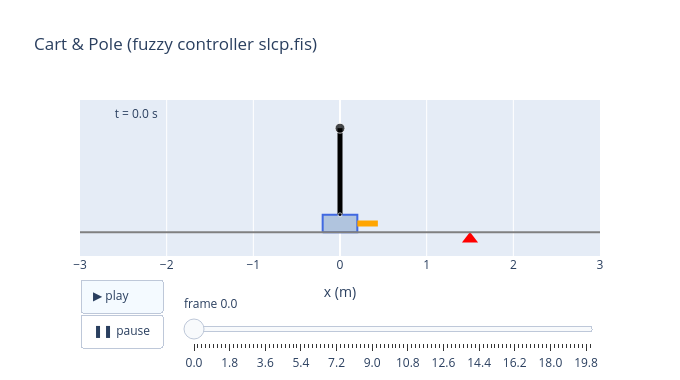

Notebook cell for this chart:
### Markdown cell above
換目標時，台車會先往**反方向**退一點，讓擺桿往目標方向傾斜，再加速追上去，這和人用手平衡竹竿的做法一樣。

### 動畫

原講義用 S-function `animcp.m`（MathWorks 的範例程式，這裡不照抄）在模擬時畫台車與擺桿。這裡用 plotly 畫一個同樣內容的動畫：台車、擺桿、推力（橘色，長度和推力成正比）與目標位置（紅色三角形）。按 ▶ 播放（每 0.2 s 一張）：

### Code cell
def cart_xy(k):
    """第 k 步的台車、擺桿、推力箭頭、目標位置（只回傳座標，動畫的每一張只更新座標）"""
    t, th, x, tgt, F = cp[k]
    w, hgt = 0.4, 0.2
    r = lambda v: [round(float(a), 3) for a in v]
    s = 1 if F >= 0 else -1
    tail = x - s * (w / 2)                                   # 推力畫在台車側面，長度 ∝ |F|
    return [dict(x=r([x - w / 2, x + w / 2, x + w / 2, x - w / 2, x - w / 2]), y=[0, 0, hgt, hgt, 0]),
            dict(x=r([x, x + math.sin(th)]), y=r([hgt, hgt + math.cos(th)])),
            dict(x=r([tail - s * min(abs(F), 20) / 20, tail]), y=[hgt / 2, hgt / 2]),
            dict(x=[round(float(tgt), 3)], y=[-0.08]),
            dict(x=[-2.6], y=[1.35], text=[f"t = {t:.1f} s"])]

base = cart_xy(0)
styles = [dict(fill="toself", mode="lines", line=dict(color="royalblue"), fillcolor="lightsteelblue"),
          dict(mode="lines+markers", line=dict(color="black", width=5), marker=dict(size=[4, 10])),
          dict(mode="lines", line=dict(color="orange", width=6)),
          dict(mode="markers", marker=dict(symbol="triangle-up", size=14, color="red")),
          dict(mode="text", textposition="middle right")]
idx = list(range(0, len(cp), 20))                            # 每 0.2 s 一張
fig = go.Figure(data=[go.Scatter(**b, **s) for b, s in zip(base, styles)],
                frames=[go.Frame(data=[go.Scatter(**d) for d in cart_xy(k)], name=str(k)) for k in idx])
fig.add_shape(type="line", x0=-3, x1=3, y0=0, y1=0, line=dict(color="gray"))
fig.update_layout(
    title="Cart & Pole (fuzzy controller slcp.fis)", showlegend=False, width=680, height=380,
    xaxis=dict(range=[-3, 3], title="x (m)"), yaxis=dict(range=[-0.2, 1.45], scaleanchor="x", visible=False),
    updatemenus=[dict(type="buttons", x=0, y=-0.15, xanchor="left", buttons=[
        dict(label="▶ play", method="animate", args=[None, dict(frame=dict(duration=200, redraw=False), transition=dict(duration=0), fromcurrent=True)]),
        dict(label="❚❚ pause", method="animate", args=[[None], dict(mode="immediate", frame=dict(duration=0))])])],
    sliders=[dict(active=0, x=0.2, len=0.8, y=-0.1, currentvalue=dict(prefix="frame "),
                  steps=[dict(label=f"{cp[k, 0]:.1f}", method="animate", args=[[str(k)], dict(mode="immediate", frame=dict(duration=0, redraw=False))]) for k in idx])])
fig.show()

### Figure 1 — Plotly figure (JSON) as saved in the notebook; plotly's stock layout.template omitted (floating-point values rounded to 4 significant figures)
{"data": [{"fill": "toself", "fillcolor": "lightsteelblue", "line": {"color": "royalblue"}, "mode": "lines", "type": "scatter", "x": [-0.2, 0.2, 0.2, -0.2, -0.2], "y": [0, 0, 0.2, 0.2, 0]}, {"line": {"color": "black", "width": 5}, "marker": {"size": [4, 10]}, "mode": "lines+markers", "type": "scatter", "x": [0.0, 0.0], "y": [0.2, 1.2]}, {"line": {"color": "orange", "width": 6}, "mode": "lines", "type": "scatter", "x": [0.437, 0.2], "y": [0.1, 0.1]}, {"marker": {"color": "red", "size": 14, "symbol": "triangle-up"}, "mode": "markers", "type": "scatter", "x": [1.5], "y": [-0.08]}, {"mode": "text", "text": ["t = 0.0 s"], "textposition": "middle right", "type": "scatter", "x": [-2.6], "y": [1.35]}], "layout": {"height": 380, "shapes": [{"line": {"color": "gray"}, "type": "line", "x0": -3, "x1": 3, "y0": 0, "y1": 0}], "showlegend": false, "sliders": [{"active": 0, "currentvalue": {"prefix": "frame "}, "len": 0.8, "steps": [{"args": [["0"], {"frame": {"duration": 0, "redraw": false}, "mode": "immediate"}], "label": "0.0", "method": "animate"}, {"args": [["20"], {"frame": {"duration": 0, "redraw": false}, "mode": "immediate"}], "label": "0.2", "method": "animate"}, {"args": [["40"], {"frame": {"duration": 0, "redraw": false}, "mode": "immediate"}], "label": "0.4", "method": "animate"}, {"args": [["60"], {"frame": {"duration": 0, "redraw": false}, "mode": "immediate"}], "label": "0.6", "method": "animate"}, {"args": [["80"], {"frame": {"duration": 0, "redraw": false}, "mode": "immediate"}], "label": "0.8", "method": "animate"}, {"args": [["100"], {"frame": {"duration": 0, "redraw": false}, "mode": "immediate"}], "label": "1.0", "method": "animate"}, {"args": [["120"], {"frame": {"duration": 0, "redraw": false}, "mode": "immediate"}], "label": "1.2", "method": "animate"}, {"args": [["140"], {"frame": {"duration": 0, "redraw": false}, "mode": "immediate"}], "label": "1.4", "method": "animate"}, {"args": [["160"], {"frame": {"duration": 0, "redraw": false}, "mode": "immediate"}], "label": "1.6", "method": "animate"}, {"args": [["180"], {"frame": {"duration": 0, "redraw": false}, "mode": "immediate"}], "label": "1.8", "method": "animate"}, {"args": [["200"], {"frame": {"duration": 0, "redraw": false}, "mode": "immediate"}], "label": "2.0", "method": "animate"}, {"args": [["220"], {"frame": {"duration": 0, "redraw": false}, "mode": "immediate"}], "label": "2.2", "method": "animate"}, {"args": [["240"], {"frame": {"duration": 0, "redraw": false}, "mode": "immediate"}], "label": "2.4", "method": "animate"}, {"args": [["260"], {"frame": {"duration": 0, "redraw": false}, "mode": "immediate"}], "label": "2.6", "method": "animate"}, {"args": [["280"], {"frame": {"duration": 0, "redraw": false}, "mode": "immediate"}], "label": "2.8", "method": "animate"}, {"args": [["300"], {"frame": {"duration": 0, "redraw": false}, "mode": "immediate"}], "label": "3.0", "method": "animate"}, {"args": [["320"], {"frame": {"duration": 0, "redraw": false}, "mode": "immediate"}], "label": "3.2", "method": "animate"}, {"args": [["340"], {"frame": {"duration": 0, "redraw": false}, "mode": "immediate"}], "label": "3.4", "method": "animate"}, {"args": [["360"], {"frame": {"duration": 0, "redraw": false}, "mode": "immediate"}], "label": "3.6", "method": "animate"}, {"args": [["380"], {"frame": {"duration": 0, "redraw": false}, "mode": "immediate"}], "label": "3.8", "method": "animate"}, {"args": [["400"], {"frame": {"duration": 0, "redraw": false}, "mode": "immediate"}], "label": "4.0", "method": "animate"}, {"args": [["420"], {"frame": {"duration": 0, "redraw": false}, "mode": "immediate"}], "label": "4.2", "method": "animate"}, {"args": [["440"], {"frame": {"duration": 0, "redraw": false}, "mode": "immediate"}], "label": "4.4", "method": "animate"}, {"args": [["460"], {"frame": {"duration": 0, "redraw": false}, "mode": "immediate"}], "label": "4.6", "method": "animate"}, {"args": [["480"], {"frame": {"duration": 0, "redraw": false}, "mode": "immediate"}], "label": "4.8", "method": "animate"}, {"args": [["500"], {"frame": {"duration": 0, "redraw": false}, "mode": "immediate"}], "label": "5.0", "method": "animate"}, {"args": [["520"], {"frame": {"duration": 0, "redraw": false}, "mode": "immediate"}], "label": "5.2", "method": "animate"}, {"args": [["540"], {"frame": {"duration": 0, "redraw": false}, "mode": "immediate"}], "label": "5.4", "method": "animate"}, {"args": [["560"], {"frame": {"duration": 0, "redraw": false}, "mode": "immediate"}], "label": "5.6", "method": "animate"}, {"args": [["580"], {"frame": {"duration": 0, "redraw": false}, "mode": "immediate"}], "label": "5.8", "method": "animate"}, {"args": [["600"], {"frame": {"duration": 0, "redraw": false}, "mode": "immediate"}], "label": "6.0", "method": "animate"}, {"args": [["620"], {"frame": {"duration": 0, "redraw": false}, "mode": "immediate"}], "label": "6.2", "method": "animate"}, {"args": [["640"], {"frame": {"duration": 0, "redraw": false}, "mode": "immediate"}], "label": "6.4", "method": "animate"}, {"args": [["660"], {"frame": {"duration": 0, "redraw": false}, "mode": "immediate"}], "label": "6.6", "method": "animate"}, {"args": [["680"], {"frame": {"duration": 0, "redraw": false}, "mode": "immediate"}], "label": "6.8", "method": "animate"}, {"args": [["700"], {"frame": {"duration": 0, "redraw": false}, "mode": "immediate"}], "label": "7.0", "method": "animate"}, {"args": [["720"], {"frame": {"duration": 0, "redraw": false}, "mode": "immediate"}], "label": "7.2", "method": "animate"}, {"args": [["740"], {"frame": {"duration": 0, "redraw": false}, "mode": "immediate"}], "label": "7.4", "method": "animate"}, {"args": [["760"], {"frame": {"duration": 0, "redraw": false}, "mode": "immediate"}], "label": "7.6", "method": "animate"}, {"args": [["780"], {"frame": {"duration": 0, "redraw": false}, "mode": "immediate"}], "label": "7.8", "method": "animate"}, {"args": [["800"], {"frame": {"duration": 0, "redraw": false}, "mode": "immediate"}], "label": "8.0", "method": "animate"}, {"args": [["820"], {"frame": {"duration": 0, "redraw": false}, "mode": "immediate"}], "label": "8.2", "method": "animate"}, {"args": [["840"], {"frame": {"duration": 0, "redraw": false}, "mode": "immediate"}], "label": "8.4", "method": "animate"}, {"args": [["860"], {"frame": {"duration": 0, "redraw": false}, "mode": "immediate"}], "label": "8.6", "method": "animate"}, {"args": [["880"], {"frame": {"duration": 0, "redraw": false}, "mode": "immediate"}], "label": "8.8", "method": "animate"}, {"args": [["900"], {"frame": {"duration": 0, "redraw": false}, "mode": "immediate"}], "label": "9.0", "method": "animate"}, {"args": [["920"], {"frame": {"duration": 0, "redraw": false}, "mode": "immediate"}], "label": "9.2", "method": "animate"}, {"args": [["940"], {"frame": {"duration": 0, "redraw": false}, "mode": "immediate"}], "label": "9.4", "method": "animate"}, {"args": [["960"], {"frame": {"duration": 0, "redraw": false}, "mode": "immediate"}], "label": "9.6", "method": "animate"}, {"args": [["980"], {"frame": {"duration": 0, "redraw": false}, "mode": "immediate"}], "label": "9.8", "method": "animate"}, {"args": [["1000"], {"frame": {"duration": 0, "redraw": false}, "mode": "immediate"}], "label": "10.0", "method": "animate"}, {"args": [["1020"], {"frame": {"duration": 0, "redraw": false}, "mode": "immediate"}], "label": "10.2", "method": "animate"}, {"args": [["1040"], {"frame": {"duration": 0, "redraw": false}, "mode": "immediate"}], "label": "10.4", "method": "animate"}, {"args": [["1060"], {"frame": {"duration": 0, "redraw": false}, "mode": "immediate"}], "label": "10.6", "method": "animate"}, {"args": [["1080"], {"frame": {"duration": 0, "redraw": false}, "mode": "immediate"}], "label": "10.8", "method": "animate"}, {"args": [["1100"], {"frame": {"duration": 0, "redraw": false}, "mode": "immediate"}], "label": "11.0", "method": "animate"}, {"args": [["1120"], {"frame": {"duration": 0, "redraw": false}, "mode": "immediate"}], "label": "11.2", "method": "animate"}, {"args": [["1140"], {"frame": {"duration": 0, "redraw": false}, "mode": "immediate"}], "label": "11.4", "method": "animate"}, {"args": [["1160"], {"frame": {"duration": 0, "redraw": false}, "mode": "immediate"}], "label": "11.6", "method": "animate"}, {"args": [["1180"], {"frame": {"duration": 0, "redraw": false}, "mode": "immediate"}], "label": "11.8", "method": "animate"}, {"args": [["1200"], {"frame": {"duration": 0, "redraw": false}, "mode": "immediate"}], "label": "12.0", "method": "animate"}, {"args": [["1220"], {"frame": {"duration": 0, "redraw": false}, "mode": "immediate"}], "label": "12.2", "method": "animate"}, {"args": [["1240"], {"frame": {"duration": 0, "redraw": false}, "mode": "immediate"}], "label": "12.4", "method": "animate"}, {"args": [["1260"], {"frame": {"duration": 0, "redraw": false}, "mode": "immediate"}], "label": "12.6", "method": "animate"}, {"args": [["1280"], {"frame": {"duration": 0, "redraw": false}, "mode": "immediate"}], "label": "12.8", "method": "animate"}, {"args": [["1300"], {"frame": {"duration": 0, "redraw": false}, "mode": "immediate"}], "label": "13.0", "method": "animate"}, {"args": [["1320"], {"frame": {"duration": 0, "redraw": false}, "mode": "immediate"}], "label": "13.2", "method": "animate"}, {"args": [["1340"], {"frame": {"duration": 0, "redraw": false}, "mode": "immediate"}], "label": "13.4", "method": "animate"}, {"args": [["1360"], {"frame": {"duration": 0, "redraw": false}, "mode": "immediate"}], "label": "13.6", "method": "animate"}, {"args": [["1380"], {"frame": {"duration": 0, "redraw": false}, "mode": "immediate"}], "label": "13.8", "method": "animate"}, {"args": [["1400"], {"frame": {"duration": 0, "redraw": false}, "mode": "immediate"}], "label": "14.0", "method": "animate"}, {"args": [["1420"], {"frame": {"duration": 0, "redraw": false}, "mode": "immediate"}], "label": "14.2", "method": "animate"}, {"args": [["1440"], {"frame": {"duration": 0, "redraw": false}, "mode": "immediate"}], "label": "14.4", "method": "animate"}, {"args": [["1460"], {"frame": {"duration": 0, "redraw": false}, "mode": "immediate"}], "label": "14.6", "method": "animate"}, {"args": [["1480"], {"frame": {"duration": 0, "redraw": false}, "mode": "immediate"}], "label": "14.8", "method": "animate"}, {"args": [["1500"], {"frame": {"duration": 0, "redraw": false}, "mode": "immediate"}], "label": "15.0", "method": "animate"}, {"args": [["1520"], {"frame": {"duration": 0, "redraw": false}, "mode": "immediate"}], "label": "15.2", "method": "animate"}, {"args": [["1540"], {"frame": {"duration": 0, "redraw": false}, "mode": "immediate"}], "label": "15.4", "method": "animate"}, {"args": [["1560"], {"frame": {"duration": 0, "redraw": false}, "mode": "immediate"}], "label": "15.6", "method": "animate"}, {"args": [["1580"], {"frame": {"duration": 0, "redraw": false}, "mode": "immediate"}], "label": "15.8", "method": "animate"}, {"args": [["1600"], {"frame": {"duration": 0, "redraw": false}, "mode": "immediate"}], "label": "16.0", "method": "animate"}, {"args": [["1620"], {"frame": {"duration": 0, "redraw": false}, "mode": "immediate"}], "label": "16.2", "method": "animate"}, {"args": [["1640"], {"frame": {"duration": 0, "redraw": false}, "mode": "immediate"}], "label": "16.4", "method": "animate"}, {"args": [["1660"], {"frame": {"duration": 0, "redraw": false}, "mode": "immediate"}], "label": "16.6", "method": "animate"}, {"args": [["1680"], {"frame": {"duration": 0, "redraw": false}, "mode": "immediate"}], "label": "16.8", "method": "animate"}, {"args": [["1700"], {"frame": {"duration": 0, "redraw": false}, "mode": "immediate"}], "label": "17.0", "method": "animate"}, {"args": [["1720"], {"frame": {"duration": 0, "redraw": false}, "mode": "immediate"}], "label": "17.2", "method": "animate"}, {"args": [["1740"], {"frame": {"duration": 0, "redraw": false}, "mode": "immediate"}], "label": "17.4", "method": "animate"}, {"args": [["1760"], {"frame": {"duration": 0, "redraw": false}, "mode": "immediate"}], "label": "17.6", "method": "animate"}, {"args": [["1780"], {"frame": {"duration": 0, "redraw": false}, "mode": "immediate"}], "label": "17.8", "method": "animate"}, {"args": [["1800"], {"frame": {"duration": 0, "redraw": false}, "mode": "immediate"}], "label": "18.0", "method": "animate"}, {"args": [["1820"], {"frame": {"duration": 0, "redraw": false}, "mode": "immediate"}], "label": "18.2", "method": "animate"}, {"args": [["1840"], {"frame": {"duration": 0, "redraw": false}, "mode": "immediate"}], "label": "18.4", "method": "animate"}, {"args": [["1860"], {"frame": {"duration": 0, "redraw": false}, "mode": "immediate"}], "label": "18.6", "method": "animate"}, {"args": [["1880"], {"frame": {"duration": 0, "redraw": false}, "mode": "immediate"}], "label": "18.8", "method": "animate"}, {"args": [["1900"], {"frame": {"duration": 0, "redraw": false}, "mode": "immediate"}], "label": "19.0", "method": "animate"}, {"args": [["1920"], {"frame": {"duration": 0, "redraw": false}, "mode": "immediate"}], "label": "19.2", "method": "animate"}, {"args": [["1940"], {"frame": {"duration": 0, "redraw": false}, "mode": "immediate"}], "label": "19.4", "method": "animate"}, {"args": [["1960"], {"frame": {"duration": 0, "redraw": false}, "mode": "immediate"}], "label": "19.6", "method": "animate"}, {"args": [["1980"], {"frame": {"duration": 0, "redraw": false}, "mode": "immediate"}], "label": "19.8", "method": "animate"}, {"args": [["2000"], {"frame": {"duration": 0, "redraw": false}, "mode": "immediate"}], "label": "20.0", "method": "animate"}], "x": 0.2, "y": -0.1}], "title": {"text": "Cart & Pole (fuzzy controller slcp.fis)"}, "updatemenus": [{"buttons": [{"args": [null, {"frame": {"duration": 200, "redraw": false}, "fromcurrent": true, "transition": {"duration": 0}}], "label": "▶ play", "method": "animate"}, {"args": [[null], {"frame": {"duration": 0}, "mode": "immediate"}], "label": "❚❚ pause", "method": "animate"}], "type": "buttons", "x": 0, "xanchor": "left", "y": -0.15}], "width": 680, "xaxis": {"range": [-3, 3], "title": {"text": "x (m)"}}, "yaxis": {"range": [-0.2, 1.45], "scaleanchor": "x", "visible": false}}}
